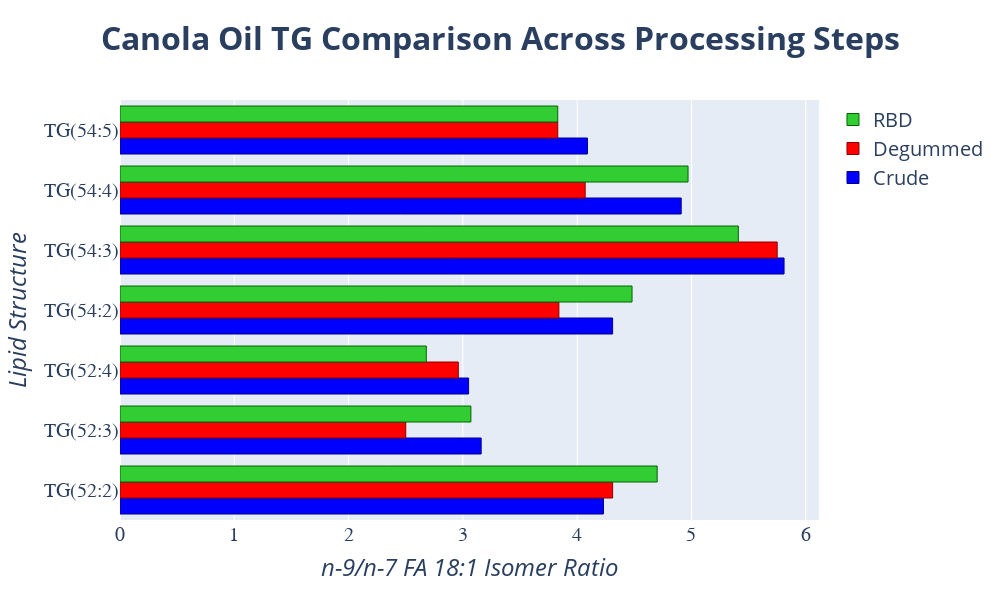

Notebook code cell kept with this figure:
### Markdown cell above
# Ratio Plot for Paper

### Code cell
from plot import plot_canola_comparison

# Assuming df_sample1_ratio, df_sample2_ratio, and df_sample3_ratio are already loaded

# Plot and display the comparison
plot_canola_comparison(df_sample1_ratio, df_sample2_ratio, df_sample3_ratio)

# Alternatively, save the plot to a file
# plot_canola_comparison(df_sample1_ratio, df_sample2_ratio, df_sample3_ratio, output_file="canola_comparison.png")

### Figure 1 — Plotly figure (JSON) as saved in the notebook; plotly's stock layout.template omitted (floating-point values rounded to 4 significant figures)
{"data": [{"marker": {"color": "blue", "colorscale": [[0, "rgb(247,251,255)"], [0.125, "rgb(222,235,247)"], [0.25, "rgb(198,219,239)"], [0.375, "rgb(158,202,225)"], [0.5, "rgb(107,174,214)"], [0.625, "rgb(66,146,198)"], [0.75, "rgb(33,113,181)"], [0.875, "rgb(8,81,156)"], [1, "rgb(8,48,107)"]], "line": {"color": "darkblue", "width": 1}}, "name": "Crude", "orientation": "h", "type": "bar", "x": [4.23, 3.16, 3.05, 4.31, 5.81, 4.91, 4.09], "y": ["TG(52:2)", "TG(52:3)", "TG(52:4)", "TG(54:2)", "TG(54:3)", "TG(54:4)", "TG(54:5)"]}, {"marker": {"color": "red", "colorscale": [[0, "rgb(255,245,240)"], [0.125, "rgb(254,224,210)"], [0.25, "rgb(252,187,161)"], [0.375, "rgb(252,146,114)"], [0.5, "rgb(251,106,74)"], [0.625, "rgb(239,59,44)"], [0.75, "rgb(203,24,29)"], [0.875, "rgb(165,15,21)"], [1, "rgb(103,0,13)"]], "line": {"color": "darkred", "width": 1}}, "name": "Degummed", "orientation": "h", "type": "bar", "x": [4.31, 2.5, 2.96, 3.84, 5.75, 4.07, 3.83], "y": ["TG(52:2)", "TG(52:3)", "TG(52:4)", "TG(54:2)", "TG(54:3)", "TG(54:4)", "TG(54:5)"]}, {"marker": {"color": "LimeGreen", "colorscale": [[0, "rgb(247,252,245)"], [0.125, "rgb(229,245,224)"], [0.25, "rgb(199,233,192)"], [0.375, "rgb(161,217,155)"], [0.5, "rgb(116,196,118)"], [0.625, "rgb(65,171,93)"], [0.75, "rgb(35,139,69)"], [0.875, "rgb(0,109,44)"], [1, "rgb(0,68,27)"]], "line": {"color": "darkgreen", "width": 1}}, "name": "RBD", "orientation": "h", "type": "bar", "x": [4.7, 3.07, 2.68, 4.48, 5.41, 4.97, 3.83], "y": ["TG(52:2)", "TG(52:3)", "TG(52:4)", "TG(54:2)", "TG(54:3)", "TG(54:4)", "TG(54:5)"]}], "layout": {"barmode": "group", "height": 600, "legend": {"font": {"size": 20}, "title": {"font": {"size": 24}}, "traceorder": "reversed"}, "title": {"font": {"size": 32}, "text": "<b>Canola Oil TG Comparison Across Processing Steps<b>", "x": 0.5}, "width": 1000, "xaxis": {"tickfont": {"family": "Arial Black", "size": 20}, "title": {"font": {"size": 24}, "text": "<i>n-9/n-7 FA 18:1 Isomer Ratio<i>"}}, "yaxis": {"categoryorder": "category ascending", "tickfont": {"family": "Arial Black", "size": 20}, "title": {"font": {"size": 24}, "text": "<i>Lipid Structure<i>"}}}}
